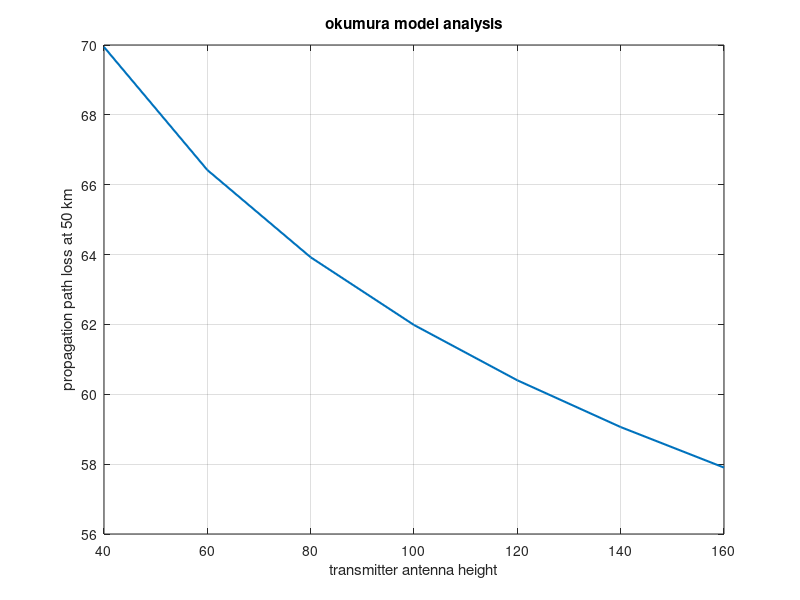

This figure's MATLAB source:
clc;

hte = 40:20:160;
hre = input('enter the height of the recevier');
d = input('enter the distance from base station');
f = input('enter the freauency');
amu = input('enter the attenuation value in dB');
kcorr = input('enter the correlation factor');
c = 3*10^8;
lambda = c/(f*10^6);

lf = -10*log10((lambda^2/((4*pi)^2*(d*1000)^2)));

ghte = 20*log10(hte/200);
if(hre<=3)
    ghre = 10*log10(hre/3);
else
    ghre = 20*log10(hre/3);
end
l50_okumura = lf + amu -ghte -ghre -kcorr;

fprintf('%s %f %s\n','the median path loss the given data using okumura model :', l50_okumura, 'db');
plot(hte,l50_okumura,'LineWidth',1.5);
title('okumura model analysis');
xlabel('transmitter antenna height');
ylabel('propagation path loss at 50 km');
grid on;
